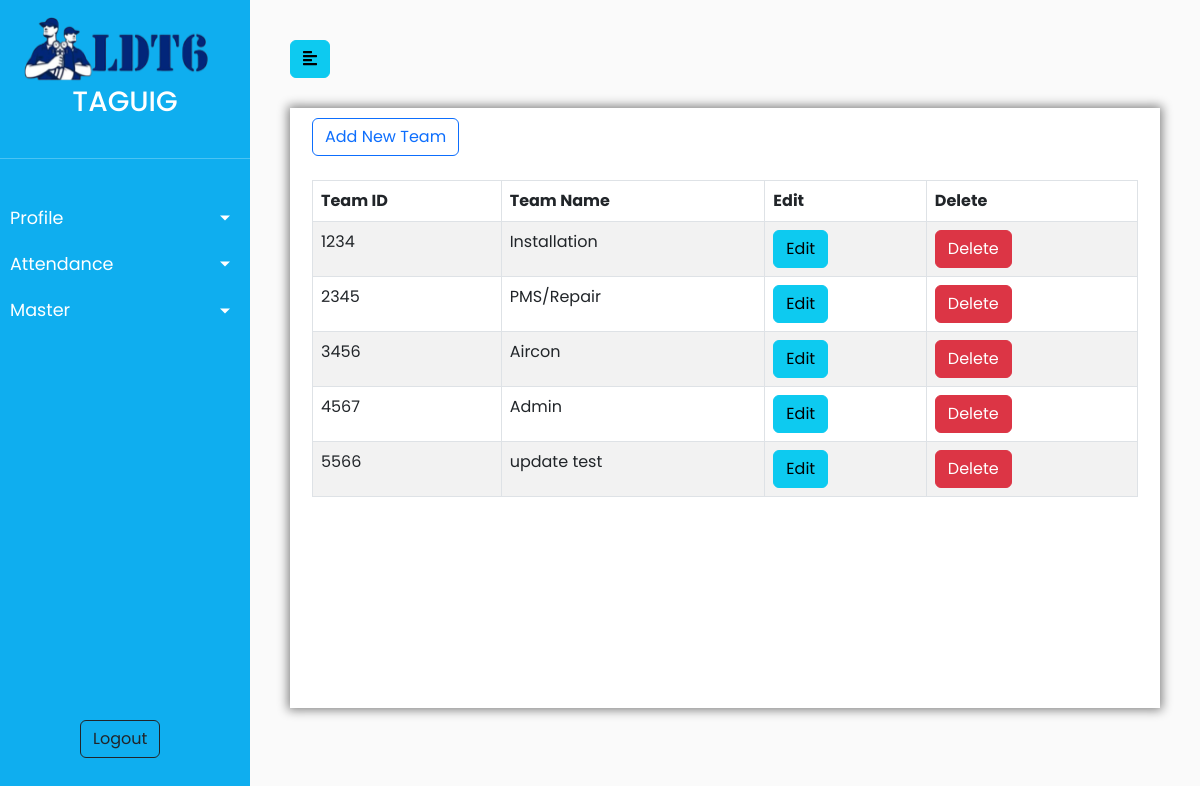
/pages/teamsrecord.php, run on the app's committed database.
### tables this page shows
CREATE TABLE `designation_team` (
  `team_ID` int(4) NOT NULL,
  `team_name` varchar(45) NOT NULL,
  `team_description` varchar(60) DEFAULT NULL
);

### pages/teamsrecord.php (the view, shortened to what this page needs)
<?php
    require 'connection.php';
    $query = "SELECT * FROM designation_team";
    $result = mysqli_query($connection, $query);
?>
<!DOCTYPE html>
<html>
<head>
    <link href="https://cdn.jsdelivr.net/npm/bootstrap@5.2.3/dist/css/bootstrap.min.css" rel="stylesheet">
    <link rel="stylesheet" href="../css/teams.css">
    <link rel="stylesheet" href="../css/sidebar.css">
</head>
<body>
    <div class="wrapper">
        <nav id="sidebar">
           <div class="sidebar-header">
               <img src="../images/logo.png" alt="LDT6" class="header">
                <b><h3 style="text-align: center;">TAGUIG</h3></b>
            </div>
            <hr></hr>
            <ul class="list-unstyled components">
                <li>
                    <a href="#profileSubmenu" data-toggle="collapse" aria-expanded="false" class="dropdown-toggle">Profile</a>
                </li>
                <li>
                    <a href="#attendanceSubmenu" data-toggle="collapse" aria-expanded="false" class="dropdown-toggle">Attendance</a>
                </li>
    			 <li>
                    <a href="#masterSubmenu" data-toggle="collapse" aria-expanded="false" class="dropdown-toggle">Master</a>
                </li>
                <button type="button" class="btn btn-outline-dark logout" onClick="document.location.href='logout.php'">Logout</button>
        </nav>
        <div id="content">
            <button type="button" id="sidebarCollapse" class="btn btn-info">
                <i class="fas fa-align-left"></i>
            </button>
            <div id="body" class="box">
            	<div class="container">
            		<button id="btnAdd" type="button" class="btn btn-outline-primary" data-bs-toggle="modal" data-bs-target="#addModal">Add New Team</button>
            		<table id="employee-table" class="table table-responsive table-hover table-bordered table-striped">
            		<br>
            			<thead>
            			<tr>
            			<br>
                            <th>Team ID</th>
            				<th>Team Name</th>
            				<th>Edit</th>
            				<th>Delete</th>
            			</tr></thead>
            			<tbody>
                            <?php
                                while($team = mysqli_fetch_assoc($result)) {
                            ?>
                				<tr>
                                    <td><?php echo $team['team_ID']; ?></td>
                					<td><?php echo $team['team_name']; ?></td>
                					<td><button class="btn btn-info editBtn" data-toggle="modal">Edit</button></td>
                					<td><button class="btn btn-danger deleteBtn" data-bs-toggle="modal">Delete</button></td>
                				</tr>
                            <?php } ?>
            			</tbody>
            		</table>
            	</div>
            </div>
        </div>
    </div>
</body>
</html>

### css/teams.css (style rules this page uses)
body { font-family: 'Poppins', sans-serif; background: #fafafa; }
#body { height: 100%; width: 100%; }
a, a:hover, a:focus { color: inherit; text-decoration: none; transition: all 0.3s; }
.wrapper { display: flex; width: 100%; }
#sidebar { width: 250px; position: fixed; top: 0; left: 0; height: 100vh; z-index: 999; background: #0FAEEF; color: #fff; transition: all 0.3s; }
#sidebar .sidebar-header { padding: 15px; background: #0FAEEF; }
#sidebar ul.components { padding: 70px 0; border-bottom: 1px solid #0FAEEF; }
#sidebar ul li a { padding: 10px; font-size: 1.1em; display: block; }
a[data-toggle="collapse"] { position: relative; }
.dropdown-toggle::after { display: block; position: absolute; top: 50%; right: 20px; transform: translateY(-50%); }
button.logout { position: fixed; top: 90%; align-items: center; margin-left: 80px; }
.box { padding: 10px; margin: 30px auto; box-shadow: 0px 0px 10px 2px grey; background-color: white; }
#content { width: calc(100% - 250px); padding: 40px; min-height: 100vh; transition: all 0.3s; position: absolute; top: 0; right: 0; }

### css/sidebar.css (style rules this page uses)
body { font-family: 'Poppins', sans-serif; background: #fafafa; }
#body { height: 100%; width: 100%; }
a, a:hover, a:focus { color: inherit; text-decoration: none; transition: all 0.3s; }
.wrapper { display: flex; width: 100%; }
#sidebar { width: 250px; position: fixed; top: 0; left: 0; height: 100vh; z-index: 999; background: #0FAEEF; color: #fff; transition: all 0.3s; }
#sidebar .sidebar-header { padding: 15px; background: #0FAEEF; }
#sidebar ul.components { padding: 20px 0; border-bottom: 1px solid #0FAEEF; }
#sidebar ul li a { padding: 10px; font-size: 1.1em; display: block; }
a[data-toggle="collapse"] { position: relative; }
.dropdown-toggle::after { display: block; position: absolute; top: 50%; right: 20px; transform: translateY(-50%); }
button.logout { position: fixed; top: 90vh; align-items: center; margin-left: 80px; }
.box { padding: 10px; margin: 30px auto; box-shadow: 0px 0px 10px 2px grey; background-color: white; }
img.header { width:200px; height: 70px; }
#content { width: calc(100% - 250px); padding: 40px; min-height: 100vh; transition: all 0.3s; position: absolute; top: 0; right: 0; }

### data on the page
designation_team: team_ID "1234", team_name "Installation"
designation_team: team_ID "2345", team_name "PMS/Repair"
designation_team: team_ID "3456", team_name "Aircon"
designation_team: team_ID "4567", team_name "Admin"
designation_team: team_ID "5566", team_name "update test"
